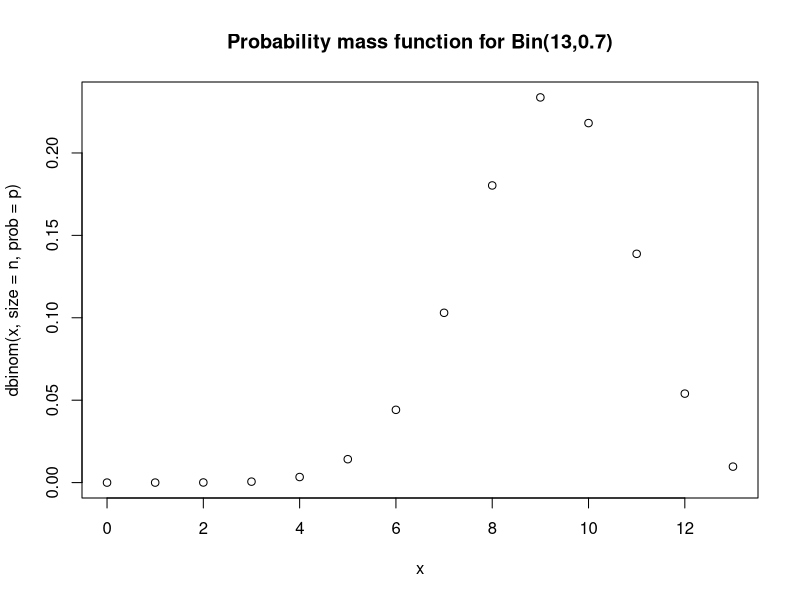
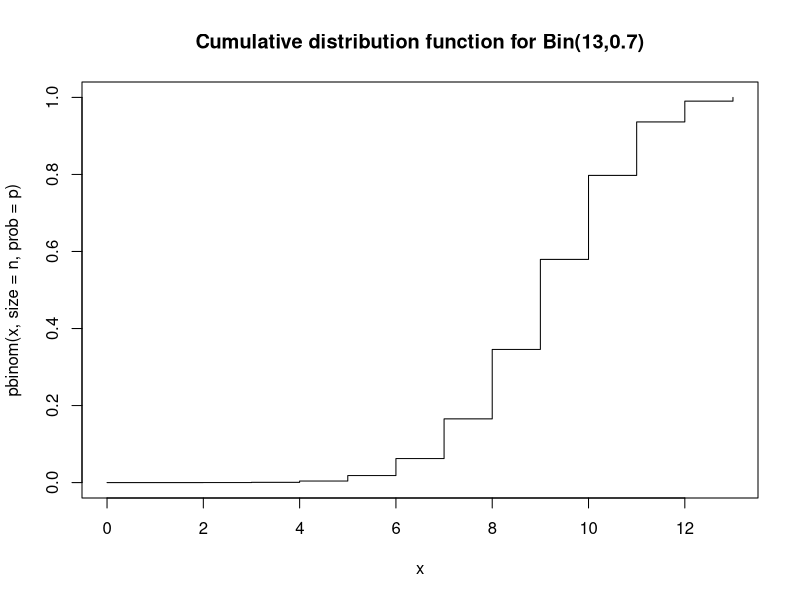
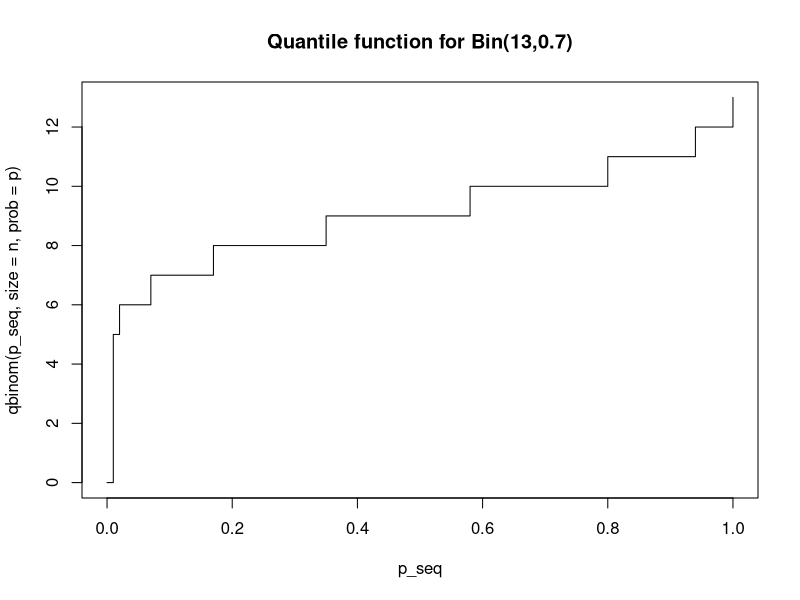
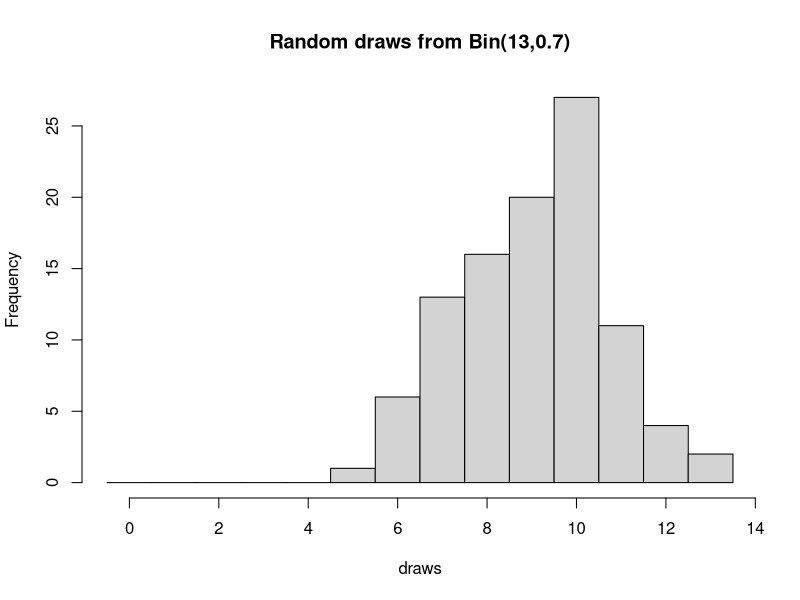
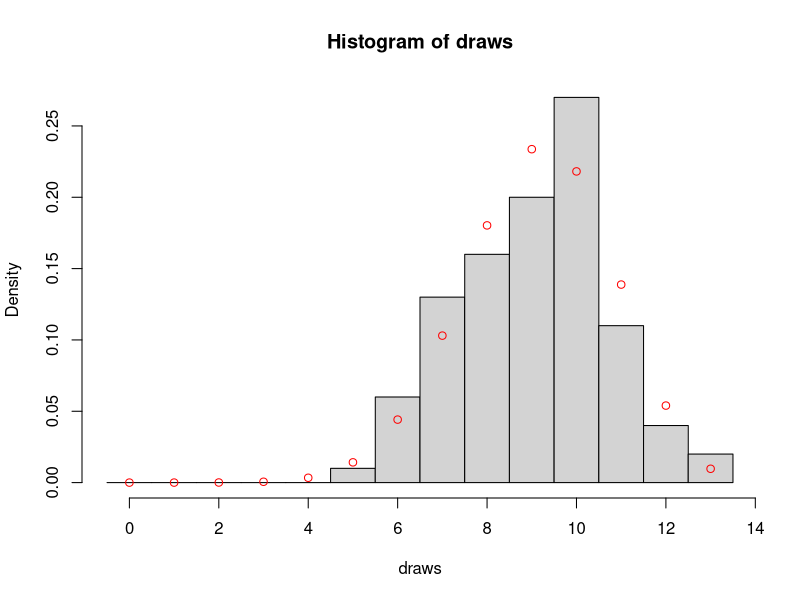
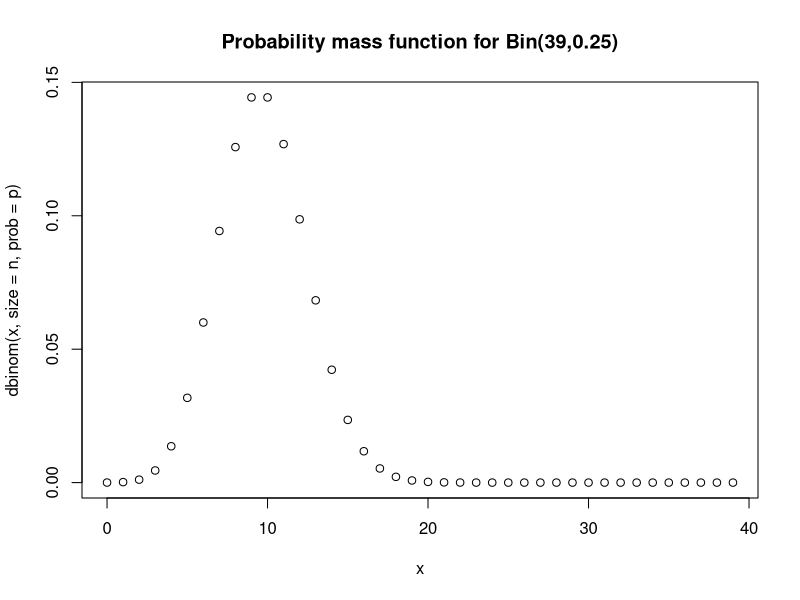
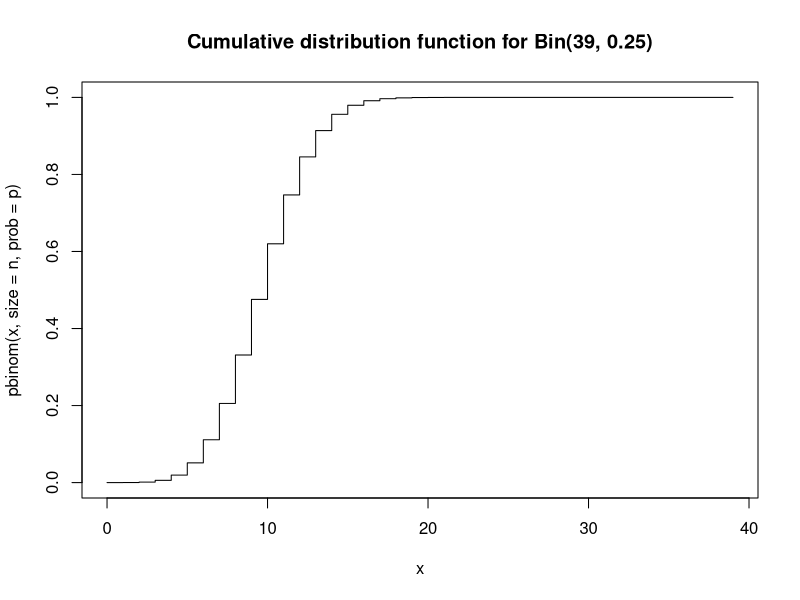
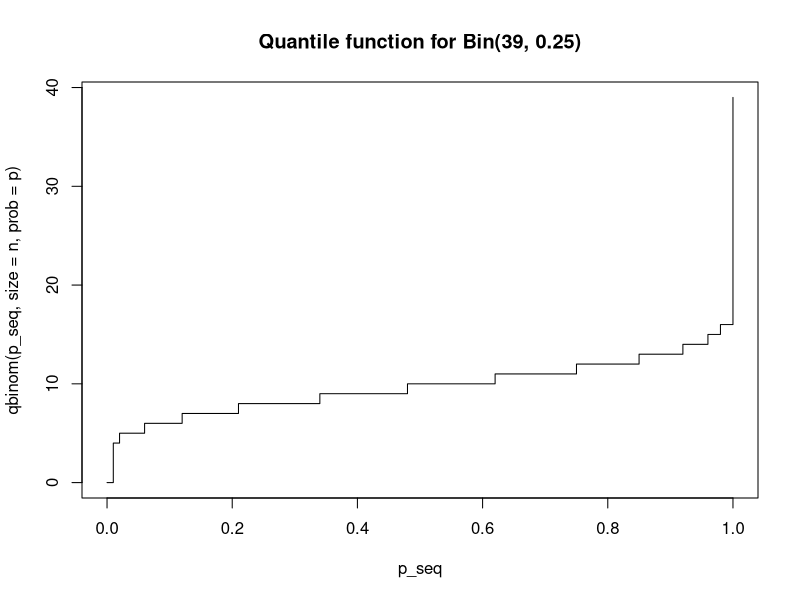

Recreate these plots in R, in order. (Note: this script raises an error after producing the figures.)
## ---- chunk 1
n <- 13
p <- 0.7
dbinom(6, size = n, prob = p)
## ---- chunk 2
x <- 0:n
plot(x, dbinom(x, size = n, prob = p), main = "Probability mass function for Bin(13,0.7)")
## ---- chunk 3
pbinom(9, size = n, prob = p)
## ---- chunk 4
plot(x, pbinom(x, size = n, prob = p), type="s", main = "Cumulative distribution function for Bin(13,0.7)")
## ---- chunk 5
p_seq <- seq(from = 0, to = 1, length = 101)
plot(p_seq, qbinom(p_seq, size = n, prob = p), type="s", main = "Quantile function for Bin(13,0.7)")
## ---- chunk 6
draws <- rbinom(100, size = n, prob = p) # draw 100
brks  <- (0:(n+1)) - 0.5
hist(draws, breaks = brks, main = "Random draws from Bin(13,0.7)") 
## ---- chunk 7
hist(draws, breaks = brks, probability = TRUE)
points(x, dbinom(x, size = n, prob = p), col="red")
## ---- chunk 8
n <- 39
p <- 0.25
x <- 0:n

plot(x, dbinom(x, size = n, prob = p),                     main = 'Probability mass function for Bin(39,0.25)')
plot(x, pbinom(x, size = n, prob = p),         type = 's', main = 'Cumulative distribution function for Bin(39, 0.25)')
plot(p_seq, qbinom(p_seq, size = n, prob = p), type = 's', main = 'Quantile function for Bin(39, 0.25)')

draws <- rbinom(999, size = n, prob = p)
brks  <- (0:(n+1)) - 0.5
hist(draws, breaks = brks, probability = TRUE, main = "Random draws from Bin(39,0.25)")
points(x, dbinom(x, size = n, prob = p), col="red")
## ---- chunk 9
rate <- 2
x <- 0:10 # with no upper limit we need to decide on an upper limit

plot(x, dpois(x, lambda = rate), main = "Probability mass function for Po(2)") 
## ---- chunk 10
plot(x, ppois(x, lambda = rate), type="s", main = "Cumulative distribution function for Po(2)")
## ---- chunk 11
plot(p_seq, qpois(p_seq, lambda = rate), type="s", ylim=c(0,10), main = "Quantile function for Po(2)") # Change the y limits for comparison purposes
## ---- chunk 12
draws <- rpois(100, lambda = rate)

hist(draws, breaks = (0:(max(draws)+1)) - 0.5, probability = TRUE, main = "Random draws from Po(s)")
points(x, dpois(x, lambda = rate), col="red")
## ---- chunk 13
rate <- 23
x <- 5:40 # with no upper limit we need to decide on an upper limit

plot(x, dpois(x, lambda = rate),                   main = 'Probability mass function for Po(23)')
plot(x, ppois(x, lambda = rate),         type="s", main = 'Cumulative distribution function for Po(23)')
plot(p_seq, qpois(p_seq, lambda = rate), type="s", main = 'Quantile function for Po(23)')

draws <- rpois(999, lambda = rate) 
hist(draws, breaks = (min(draws):(max(draws)+1)) - 0.5, probability = TRUE, main = "Random draws from Po(23)")
points(x, dpois(x, lambda = rate), col="red")
## ---- chunk 14
a <- 0
b <- 1

# The curve function expects you to give a function of `x` and then it 
# (internally) creates a sequence of values from `from` and to `to` and creates
# plots similar to what we had before, but using a line rather than points.
curve(dunif(x, min = a, max = b), from = -1, to = 2,
      xlab='y', ylab='f(y)', main='Probability density function for Unif(0,1)')
## ---- chunk 15
curve(punif(x, min = a, max = b), from = -1, to = 2,
      xlab='y', ylab='F(y)', main='Cumulative distribution function for Unif(0,1)')
## ---- chunk 16
curve(qunif(x, min = a, max = b), from = 0, to = 1,
      xlab='p', ylab='F^{-1}(p)', main='Quantile function for Unif(0,1)')
## ---- chunk 17
random_uniforms <- runif(100, min = a, max = b)
hist(random_uniforms, probability = TRUE, main = "Random draws from Unif(0,1)")
curve(dunif(x, min = a, max = b), add = TRUE, col="red")
## ---- chunk 18
a <- 13
b <- 65

opar = par(mfrow=c(2,2)) # Create a 2x2 grid of figures
curve(dunif(x, min = a, max = b), from = a-1, to = b+1,
      xlab='y', ylab='f(y)', main='Probability density function for Unif(13,65)')
curve(punif(x, min = a, max = b), from = a-1, to = b+1,
      xlab='y', ylab='f(y)', main='Cumulative distribution function for Unif(13,65)')
curve(qunif(x, min = a, max = b), from = 0, to = 1,
      xlab='y', ylab='f(y)', main='Quantile function for Unif(13,65)')
random_uniforms <- runif(999, min = a, max = b)
hist(random_uniforms, probability = TRUE, main = "Random draws from Unif(13,65)")
curve(dunif(x, min = a, max = b), add=TRUE, col="red")
par(opar)
## ---- chunk 19
mu    <- 0
sigma <- 1 # standard deviation

curve(dnorm(x, mean = mu, sd = sigma), # notice the 3rd argument is the sd
      from = -4, to = 4,
      main = "PDF for a standard normal")
## ---- chunk 20
curve(pnorm(x, mean = mu, sd = sigma), 
      from = -4, to = 4,
      main = "CDF for a standard normal",
      ylab = "F(x)")
## ---- chunk 21
curve(qnorm(x, mean = mu, sd = sigma),
      from = 0, to = 1, 
      main = "Quantile function for a standard normal")
## ---- chunk 22
draws <- rnorm(100, mean = mu, sd = sigma)
hist(draws, probability = TRUE)
curve(dnorm(x, mean = mu, sd = sigma), add = TRUE, col = "red")
## ---- chunk 23
mu    <- -4
sigma <- sqrt(3) # standard deviation!!!

opar = par(mfrow=c(2,2))
curve(dnorm(x, mean = mu, sd = sigma), 
      from = mu-4*sigma, to = mu+4*sigma,
      main = "PDF for a normal")

curve(pnorm(x, mean = mu, sd = sigma), 
      from = mu-4*sigma, to = mu+4*sigma,
      main = "CDF for a normal")

curve(qnorm(x, mean = mu, sd = sigma),
      from = 0, to = 1, 
      main = "Quantile function for a normal")

draws <- rnorm(999, mean = mu, sd = sigma)
hist(draws, probability = TRUE)
curve(dnorm(x, mean = mu, sd = sigma), add = TRUE, col = "red")
par(opar)
## ---- chunk 24
# Try any values for mu and sigma
mu    <- 0
sigma <- 1

pnorm(mu+1*sigma, mean = mu, sd = sigma) - pnorm(mu-1*sigma, mean = mu, sd = sigma)
pnorm(mu+2*sigma, mean = mu, sd = sigma) - pnorm(mu-2*sigma, mean = mu, sd = sigma)
pnorm(mu+3*sigma, mean = mu, sd = sigma) - pnorm(mu-3*sigma, mean = mu, sd = sigma)

## ---- chunk 25
n <- 70
p <- 0.015

dbinom(0, size = n, prob = p)
1-pbinom(2, size = n, prob = p)
## ---- chunk 26
knitr::knit("lab02.Rmd", tangle = TRUE)
